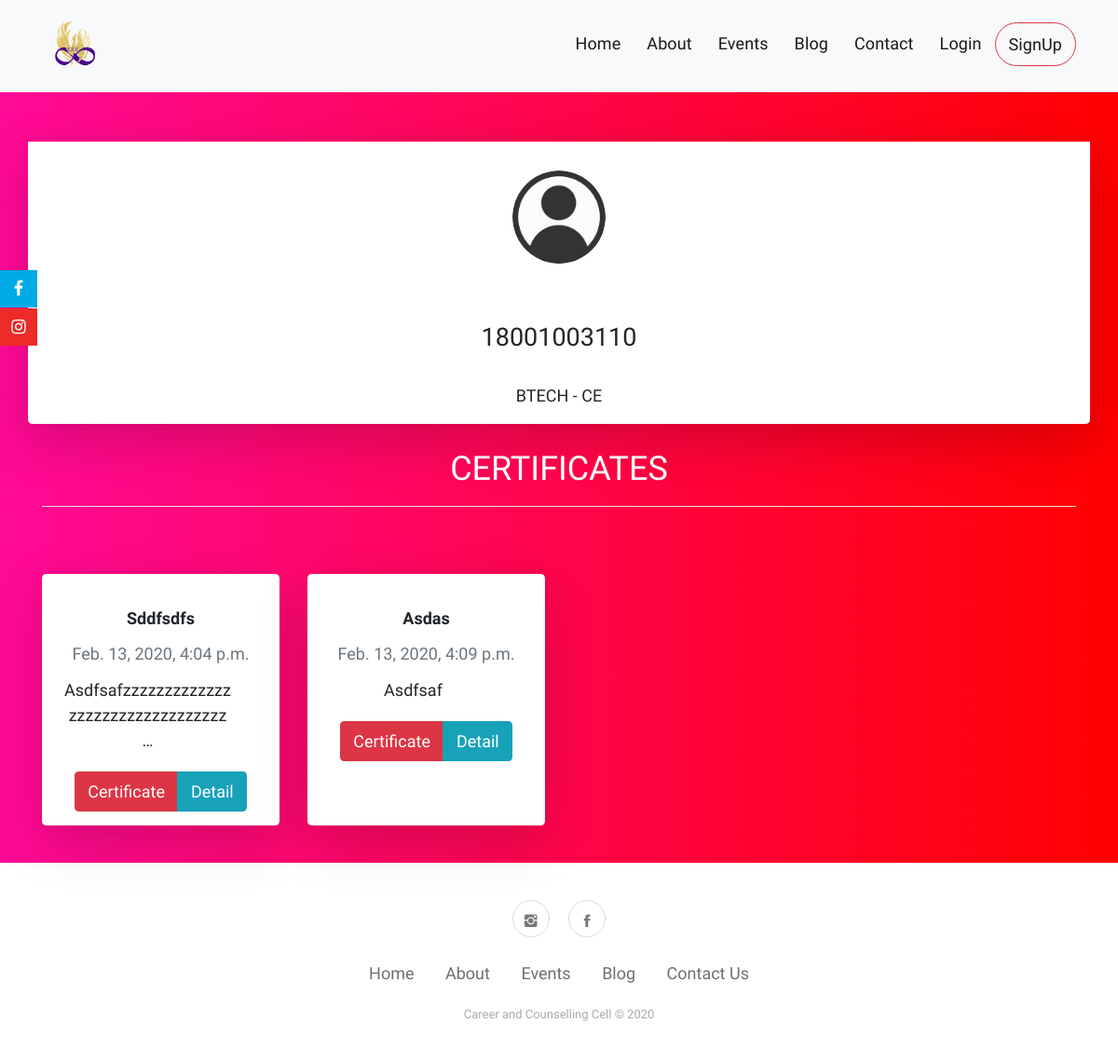
Page /accounts/sanyam/ on the committed database.
### accounts/models.py (models this page shows, shortened)
class UserProfile(models.Model):
    user = models.OneToOneField(User, on_delete=models.CASCADE)
    pic = models.ImageField(default='student pics/default_user.png', upload_to='student pics', blank=True, null=True)
    roll_no = models.BigIntegerField(unique=True)
    course = models.CharField(choices=courses, max_length=50)
    branch = models.CharField(choices=branch, max_length=50)
    icard = models.ImageField(upload_to='icard', blank=True, null=True)
    phoneno = models.BigIntegerField(default=None)
    password2 = models.CharField(default=None, max_length=100, blank=True, null=True)
    class Meta:
        ordering = ['-roll_no', 'branch', 'course']

### events/models.py (models this page shows, shortened)
class Registration(models.Model):
    user = models.ForeignKey(User, on_delete=models.CASCADE, verbose_name='registrations')
    event = models.ForeignKey(Event, on_delete=models.CASCADE)
    date = models.DateTimeField(auto_now_add=True)
    attended = models.CharField(choices=(('A', 'Attended'), ('NA', 'Not Attended')), max_length=10, default='NA')
    class Meta:
        ordering = ['-date']

class Event(models.Model):
    event_name = models.CharField(max_length=100)
    description = models.CharField(max_length=1000)
    certi_description = RichTextUploadingField(blank=True, null=True)
    content = RichTextUploadingField(blank=True, null=True)
    date = models.DateTimeField(blank=True, null=True)
    venue = models.CharField(max_length=100, default=None, blank=True, null=True)
    pic1 = models.ImageField(default=None, upload_to='event pics', blank=True, null=True)
    pic2 = models.ImageField(default=None, upload_to='event pics', blank=True, null=True)
    pic3 = models.ImageField(default=None, upload_to='event pics', blank=True, null=True)
    pic4 = models.ImageField(default=None, upload_to='event pics', blank=True, null=True)
    pic5 = models.ImageField(default=None, upload_to='event pics', blank=True, null=True)
    pic6 = models.ImageField(default=None, upload_to='event pics', blank=True, null=True)
    pic7 = models.ImageField(default=None, upload_to='event pics', blank=True, null=True)
    pic8 = models.ImageField(default=None, upload_to='event pics', blank=True, null=True)
    pic9 = models.ImageField(default=None, upload_to='event pics', blank=True, null=True)
    pic10 = models.ImageField(default=None, upload_to='event pics', blank=True, null=True)
    pic11 = models.ImageField(default=None, upload_to='event pics', blank=True, null=True) ##for home only
    status = models.CharField(default=True, choices=(('True', 'Upcoming'), ('False', 'Happened')), max_length=10)
    class Meta:
        ordering = ['-date']

### accounts/views.py (the view)
# urls.py: path('<username>/', views.ProfileDashboard, name='dashboard'),
def ProfileDashboard(request, username):
    user = request.user
    user_instance = get_object_or_404(User, username=username)
    user_instance_profile = get_object_or_404(UserProfile, user=user_instance)
    registration = Registration.objects.filter(user=user_instance)
    context = {
        'user': user,
        'user_instance': user_instance,
        'certificates': registration,
        'profile': user_instance_profile,
    }
    return render(request, 'accounts/profile1.html', context)

### accounts/templates/accounts/profile1.html (shortened to what this page needs)
{% extends 'base.html' %}
{% load static %}
{% block content %}
<div style="background: rgb(2,0,36);
background: linear-gradient(90deg, rgba(2,0,36,1) 0%, rgba(255,10,151,1) 0%, rgba(255,0,0,1) 100%); padding: 20px; padding-top: 50px">
<br>
<br>
<br>
                {% include 'accounts/profile card.html' %}
{% endblock %}

### accounts/templates/accounts/profile card.html (shortened to what this page needs)
    <center>
    <div class="card container profilebody border-white border rounded shadow-lg img-fluid" style="height: auto; margin-top: -150px;">
            <div class="wow slideInUp profile">
                <div class="profilephoto" style="margin-top: 30px;">
                    {% if user_instance.userprofile.pic %}
                    <a href="#">
                        <img src="{{user_instance.userprofile.pic.url}}" height="100" width="100" class="rounded-circle">
                    </a>
                    {% endif %}
                </div>
                <div class="profiledetails">
                    <br>
                    <br>
                    <h4>{{profile.roll_no}}</h4><br>
                    <h5><p>{{profile.course}} - {{ profile.branch }}</p></h5>
                </div>
            </div>
    </div>
    </center>
    <br>
{% if user_instance.registration_set.exists %}
    <div class="wow slideInUp container certibody">
        <div style="text-align: center">
            <h2 class="text-white img-fluid">
                CERTIFICATES
            </h2>
            <hr style="background-color: ghostwhite">
            <br><br>
            <div class="row user-list">
                {% for registration in certificates %}
                {% if registration.attended == 'A'%}
                    <div class="col-md-3 col-sm-6 item">
                        <div class="card border-white border rounded shadow-lg" data-bs-hover-animate="pulse" style="width: auto; height: 15rem;">
                            <div class="card-body">
                                <h4 class="card-title" style="margin-top: 5px;"><strong>{{ registration.event.event_name|capfirst|truncatechars:40 }}</strong></h4>
                                <h6 class="text-muted card-subtitle mb-2" style="margin-top: 0px;">{{ registration.event.date }}</h6>
                                <p class="card-text" style="width: 180px;margin-top: 15px;margin-bottom: 20px;">{{ registration.event.description|capfirst|truncatechars:40 }}</p>
                                <div class="btn-group" role="group">
                                    <button class="btn bg-danger" type="button" ><a href="{% url 'events:certificate' user_instance.username registration.event.id %}">Certificate</a></button>
                                    <br>
                                    <button class="btn bg-info" type="button"><a href="{% url 'events:events_detail' registration.event.id %}">Detail</a></button>
                                </div>
                            </div>
                        </div>
                    </div>
                {% endif %}
                {% endfor %}
            </div>
                </div>
        {% endif %}
        </div>
    </div>

### static/css/Social-Menu-Sticky.css (style rules this page uses)
* { -webkit-box-sizing: border-box; -moz-box-sizing: border-box; box-sizing: border-box; }

### templates/base.html (style rules this page uses)
* { font-family: 'ZCOOL XiaoWei', serif; font-size: 18px; }

### accounts/templates/accounts/profile card.html (style rules this page uses)
.row .item { margin-bottom: 20px; }
a { text-decoration: none; color: white; }

### rows in the picture
UserProfile: roll_no "18001003110", course "BTECH", branch "CE"
Registration: event.event_name "Sddfsdfs", event "Feb. 13, 2020, 4:04 p.m.", event.description "Asdfsafzzzzzzzzzzzzzzzzzzzzzzzzzzzzzzzz…"
Registration: event.event_name "Asdas", event "Feb. 13, 2020, 4:09 p.m.", event.description "Asdfsaf"
